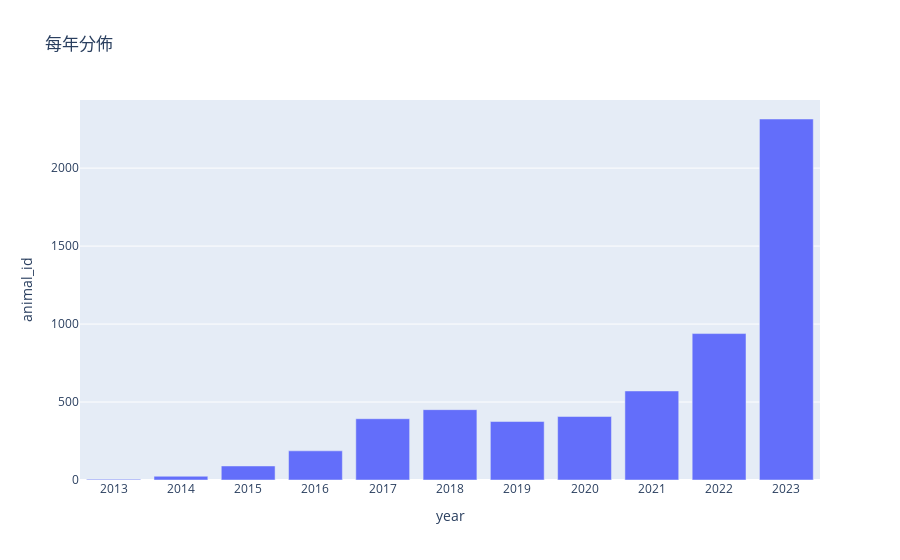

Write notebook code for a chart like this one.
### Markdown cell above
## 每年分佈

2023 年明顯遠高於其他年份，但無法確定是因為流浪動物今年大幅增加，還是政府今年開始積極登記流浪動物，需待更多資訊才能確認此原因。

### Code cell
year_groupby = df.groupby('year', as_index=False).count()
fig = px.bar(year_groupby, x='year', y='animal_id', title='每年分佈')
fig.show()

### Figure 1 — Plotly figure (JSON) as saved in the notebook; plotly's stock layout.template omitted (floating-point values rounded to 4 significant figures)
{"data": [{"alignmentgroup": "True", "hovertemplate": "year=%{x}<br>animal_id=%{y}<extra></extra>", "legendgroup": "", "marker": {"color": "#636efa", "pattern": {"shape": ""}}, "name": "", "offsetgroup": "", "orientation": "v", "showlegend": false, "textposition": "auto", "type": "bar", "x": ["2013", "2014", "2015", "2016", "2017", "2018", "2019", "2020", "2021", "2022", "2023"], "xaxis": "x", "y": [5, 24, 90, 187, 393, 451, 375, 407, 571, 939, 2315], "yaxis": "y"}], "layout": {"barmode": "relative", "legend": {"tracegroupgap": 0}, "title": {"text": "每年分佈"}, "xaxis": {"anchor": "y", "domain": [0, 1], "title": {"text": "year"}}, "yaxis": {"anchor": "x", "domain": [0, 1], "title": {"text": "animal_id"}}}}
